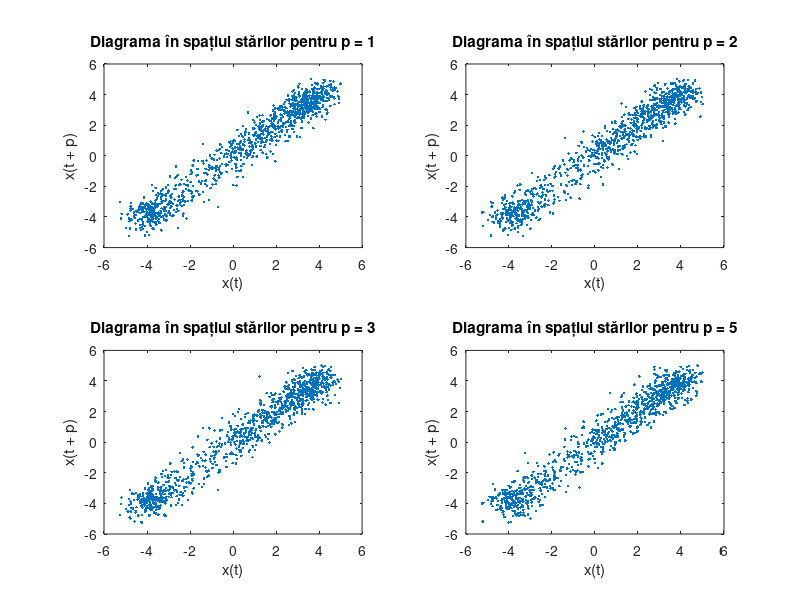
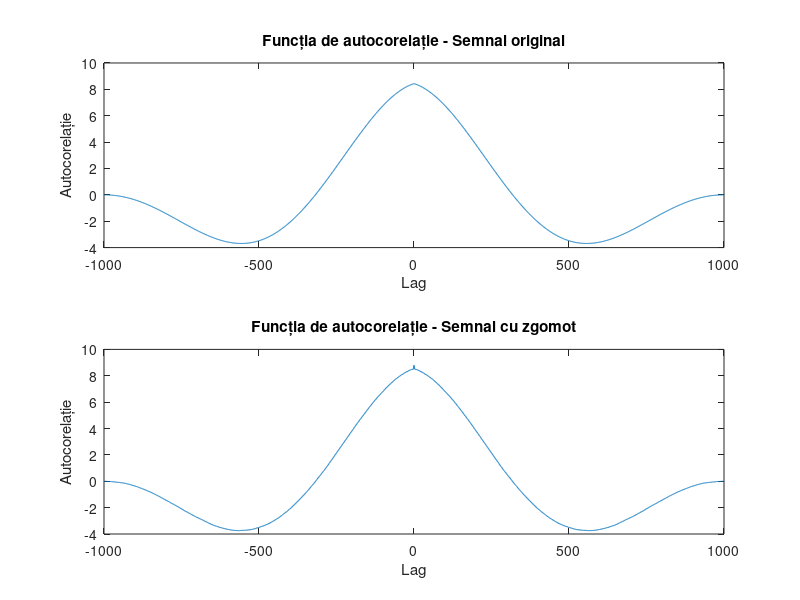

Here is the MATLAB script that generated these plots, in order:
% Parametri
A = 4; % amplitudinea
omega = 0.05; % frecvența unghiulară
phi = 0; % faza
N = 1000; % număr de eșantioane
p_values = [1, 2, 3, 5]; % valori pentru parametrul p

% Timp discret
t = linspace(0, 100, N);

% Semnal sinusoidal
x = A * sin(omega * t + phi);

% Adăugare zgomot
noise = 0.5 * randn(1, N); % zgomot gaussian
x_noisy = x + noise;

% Reprezentare spațiu al stărilor pentru diferite p
figure;
for i = 1:length(p_values)
    p = p_values(i);
    subplot(2, 2, i);
    plot(x_noisy(1:end-p), x_noisy(p+1:end), '.');
    title(['Diagrama în spațiul stărilor pentru p = ', num2str(p)]);
    xlabel(['x(t)']);
    ylabel(['x(t + p)']);
end

% Calcul funcție de autocorelație înainte și după zgomot
autocorr_original = xcorr(x, 'biased');
autocorr_noisy = xcorr(x_noisy, 'biased');

% Afișare grafic autocorelație
figure;
subplot(2, 1, 1);
plot(-N+1:N-1, autocorr_original);
title('Funcția de autocorelație - Semnal original');
xlabel('Lag');
ylabel('Autocorelație');

subplot(2, 1, 2);
plot(-N+1:N-1, autocorr_noisy);
title('Funcția de autocorelație - Semnal cu zgomot');
xlabel('Lag');
ylabel('Autocorelație');
